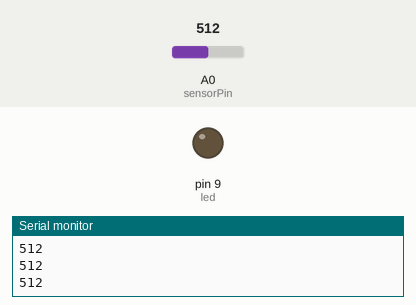
Simulated run of this sketch. Board: Arduino Uno, built with avr-gcc and run on an emulated ATmega328P. Shown: output pins drawn as LEDs (lit = HIGH), the last lines printed to the serial monitor. Inputs (shaded band) come from the test bench; at power-on: A0 (sensorPin) = 512.

Above: at 1.2 s.
1.3 s: A0 (sensorPin) set to 716
At 2.2 s:
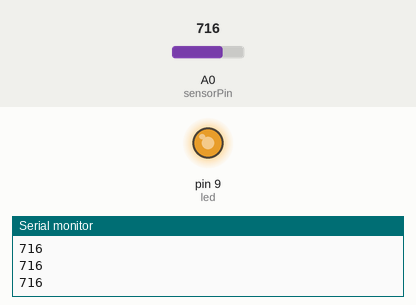
2.8 s: A0 (sensorPin) set to 759
At 3.1 s:
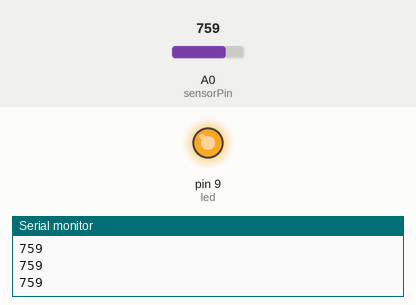
4.3 s: A0 (sensorPin) set to 768
At 5.5 s:
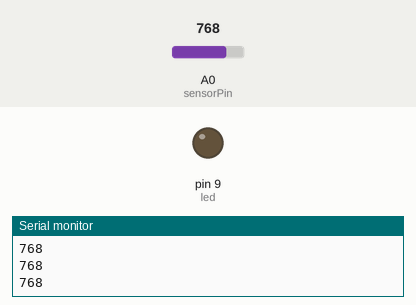
5.8 s: A0 (sensorPin) set to 900
At 6.6 s:
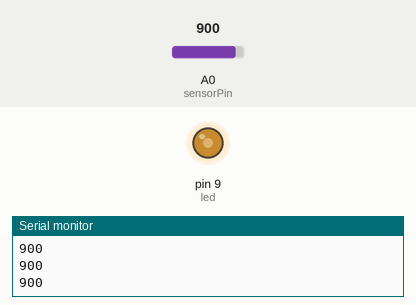
7.3 s: A0 (sensorPin) set to 306
At 8.0 s:
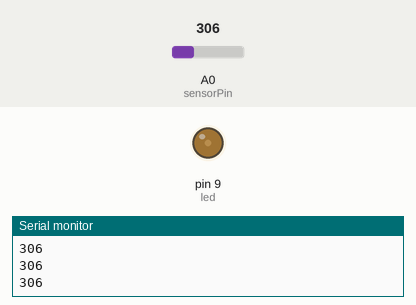
8.8 s: A0 (sensorPin) set to 0
At 10.1 s:
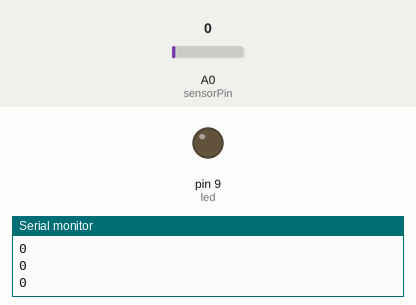
Timing chart, 0 to 11.3 s (numbered marks = the images above; inputs shaded):
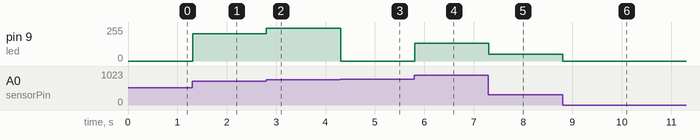

The sketch:

week05_Prac05.ino
```cpp
int sensorPin = A0; //select the input pin for the potentiometer
int led = 9; //the pin that the LED is attached to

void setup() {
  pinMode(led, OUTPUT);
  Serial.begin(9600);
}

void loop() {
  int sensorValue = 0;

  sensorValue = analogRead(sensorPin);
  analogWrite(led, sensorValue%256); //VariableResistance와 같은 결과
  Serial.println(sensorValue);

  delay(10);
}
```

Measured:
- the behaviour switches between 767 and 768 on A0 (sensorPin) (found by bisection; images 2 and 3)
- after the input at 1.3 s, pin 9 (led): 0/255 → 204/255 at once
- after the input at 2.8 s, pin 9 (led): 204/255 → 247/255 at once
- after the input at 4.3 s, pin 9 (led): 247/255 → 0/255 at once
- after the input at 5.8 s, pin 9 (led): 0/255 → 132/255 at once
- after the input at 7.3 s, pin 9 (led): 132/255 → 50/255 at once
- after the input at 8.8 s, pin 9 (led): 50/255 → 0/255 at once
